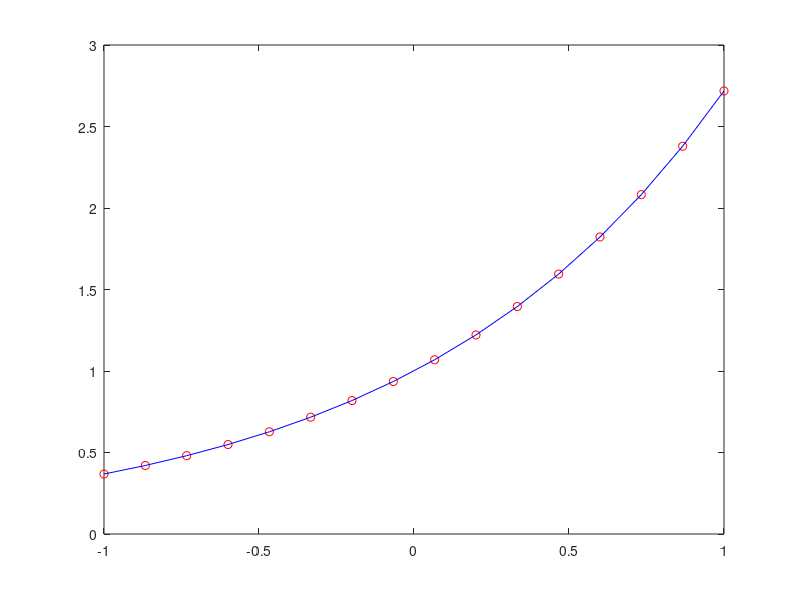

MATLAB code for this plot:
% Script File: ExpPlot
% Examines the function f(x) = ((1 + x/24)/(1 - x/12 + x^2/384))^8
% as an approximation to exp(z) across [0,1].
close all
x = linspace(-1,1,16);
num  = 1 + x/24;
denom = 1 - x/12 + (x/384).*x;
quot = num./denom;
y = quot.^8;
% plot(x,y,x,exp(x))
 plot(x,y,'ro',x,exp(x),'b')
